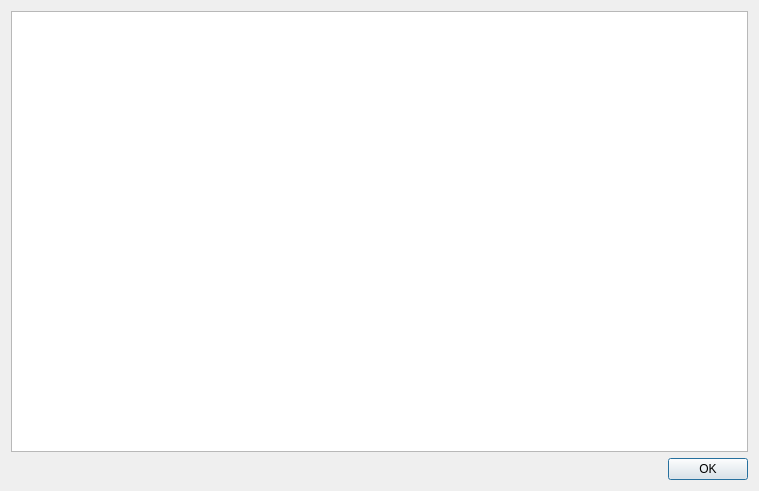
<?xml version="1.0" encoding="UTF-8"?>
<ui version="4.0">
 <class>Form_ESB_ViewSource</class>
 <widget class="QDialog" name="Form_ESB_ViewSource">
  <property name="geometry">
   <rect>
    <x>0</x>
    <y>0</y>
    <width>759</width>
    <height>491</height>
   </rect>
  </property>
  <property name="windowTitle">
   <string>View Source</string>
  </property>
  <layout class="QVBoxLayout" name="verticalLayout">
   <item>
    <widget class="QPlainTextEdit" name="Source_plainTextEdit">
     <property name="font">
      <font>
       <family>Courier New</family>
      </font>
     </property>
     <property name="readOnly">
      <bool>true</bool>
     </property>
    </widget>
   </item>
   <item>
    <widget class="QDialogButtonBox" name="buttonBox">
     <property name="orientation">
      <enum>Qt::Horizontal</enum>
     </property>
     <property name="standardButtons">
      <set>QDialogButtonBox::Ok</set>
     </property>
    </widget>
   </item>
  </layout>
 </widget>
 <resources/>
 <connections>
  <connection>
   <sender>buttonBox</sender>
   <signal>accepted()</signal>
   <receiver>Form_ESB_ViewSource</receiver>
   <slot>accept()</slot>
   <hints>
    <hint type="sourcelabel">
     <x>248</x>
     <y>254</y>
    </hint>
    <hint type="destinationlabel">
     <x>157</x>
     <y>274</y>
    </hint>
   </hints>
  </connection>
  <connection>
   <sender>buttonBox</sender>
   <signal>rejected()</signal>
   <receiver>Form_ESB_ViewSource</receiver>
   <slot>reject()</slot>
   <hints>
    <hint type="sourcelabel">
     <x>316</x>
     <y>260</y>
    </hint>
    <hint type="destinationlabel">
     <x>286</x>
     <y>274</y>
    </hint>
   </hints>
  </connection>
 </connections>
</ui>
